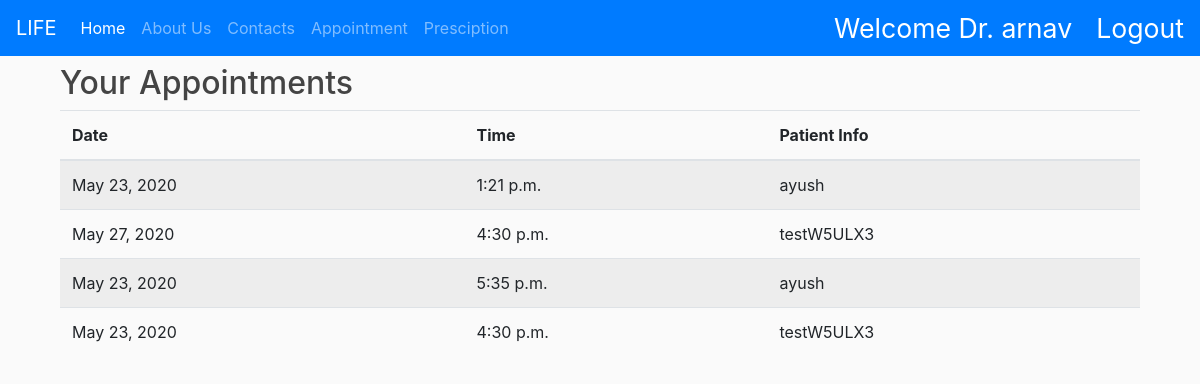
/appointments/d/ (signed in), run on the app's committed database.
### users/models.py (models this page shows, shortened)
class User(AbstractUser):
    registeras = models.CharField(choices=REGISTER_AS, max_length=2)
    def is_doctor(self):
        if self.registeras == 'D':
            return True
        else:
            return False
    def is_patient(self):
        if self.registeras == 'P':
            return True
        else:
            return False
    class Meta:
        ordering = ('id',)

### aspatal_app/models.py (models this page shows, shortened)
class Appointment(models.Model):
    date = models.DateField()
    time = models.TimeField()
    status = models.CharField(choices=[('Pending', 'Pending'), ('Completed', 'Completed')], max_length=10)
    patient = models.ForeignKey(User, on_delete=models.CASCADE, related_name='patient')
    doctor = models.ForeignKey(User, on_delete=models.CASCADE, related_name='doctor')

### aspatal_app/views.py (the view)
# urls.py: path("appointments/d/", views.AppointmentsForADoctorView.as_view(), name="doctor-appointments"),
class AppointmentsForADoctorView(LoginRequiredMixin, ListView):
    login_url = '/login/'
    redirect_field_name = 'account:login'
    def get_queryset(self):
        return Appointment.objects.filter(doctor=self.request.user)

### aspatal_app/templates/aspatal_app/appointment_list.html (shortened to what this page needs)
{% extends 'aspatal_app/index.html' %}
{% load crispy_forms_tags %}
{% block content %}
<div class="container">
    <h2>Your Appointments</h2>
    <div>
        {% if user.is_doctor %}
        <table class="table table-striped">
            <thead>
                <th>Date</th>
                <th>Time</th>
                <th>Patient Info</th>
            </thead>
            {% for obj in object_list %}
            <tr>
                <td>{{ obj.date }}</td>
                <td>{{ obj.time }}</td>
                <td>{{ obj.patient }}</td>
            </tr>
            {% endfor %}
        </table>
        {% endif %}
    </div>
</div>
{% endblock %}

### aspatal_app/templates/aspatal_app/index.html (shortened to what this page needs)
{% load static %}
<!doctype html>
<html lang="en">
<head>
  <link rel="stylesheet" href="https://stackpath.bootstrapcdn.com/bootstrap/4.3.1/css/bootstrap.min.css">
  <link rel="stylesheet"  type="text/css"  href="{% static 'aspatal_app/style.css' %}">
  <link rel="stylesheet" href="https://use.fontawesome.com/releases/v5.8.1/css/all.css">
</head>
<body>
{% if user.is_authenticated and user.is_patient %}
<nav class="navbar navbar-expand-lg navbar-dark bg-primary">
  <a class="navbar-brand" href="/">LIFE</a>
  <button class="navbar-toggler" type="button" data-toggle="collapse" data-target="#navbarSupportedContent" aria-controls="navbarSupportedContent" aria-expanded="false" aria-label="Toggle navigation">
    <span class="navbar-toggler-icon"></span>
  </button>
  <div class="collapse navbar-collapse" id="navbarSupportedContent">
    <ul class="navbar-nav mr-auto">
      <li class="nav-item active">
        <a class="nav-link" href="#">Home <span class="sr-only">(current)</span></a>
      </li>
      <li class="nav-item">
        <a class="nav-link" href="{% url 'aspatal_app:about' %}">About Us</a>
      </li>
      <li class="nav-item">
        <a class="nav-link" href="{% url 'aspatal_app:contact' %}">Contacts</a>
      </li>
      <li class="nav-item">
        <a class="nav-link" href="{% url 'aspatal_app:patient-appointments' %}">Your appointment's</a>
      </li>
      <li class="nav-item">
        <a class="nav-link" href="{% url 'aspatal_app:pat_payments' %}">Invoice and Payment</a>
      </li>
      <li class="nav-item">
        <a class="nav-link" href="{% url 'aspatal_app:med-history' %}">Medical history</a>
      </li>
    </ul>
    <a href="{% url 'users:profile' %}"style="color:white;font-size:20pt;" class="mr-4">Welcome {{user.username}}</a>
    <a href="{% url 'users:logout' %}" style="color:white;font-size:20pt;">Logout</a>
  </div>
</nav>
{% elif user.is_authenticated and user.is_doctor %}
<nav class="navbar navbar-expand-lg navbar-dark bg-primary">
  <a class="navbar-brand" href="/">LIFE</a>
  <div class="collapse navbar-collapse" id="navbarSupportedContent">
    <ul class="navbar-nav mr-auto">
      <li class="nav-item active">
        <a class="nav-link" href="#">Home <span class="sr-only">(current)</span></a>
      </li>
      <li class="nav-item">
        <a class="nav-link" href="{% url 'aspatal_app:about' %}">About Us</a>
      </li>
      <li class="nav-item">
        <a class="nav-link" href="{% url 'aspatal_app:contact' %}">Contacts</a>
      </li>
      <li class="nav-item">
        <a class="nav-link" href="{% url 'aspatal_app:doctor-appointments' %}">Appointment</a>
      </li>
      <li class="nav-item">
        <a class="nav-link" href="{% url 'aspatal_app:doc-prescriptions' %}">Presciption</a>
      </li>
    </ul>
    <a href="{% url 'users:doc-profile-pk' pk=user.pk %}"style="color:white;font-size:20pt;" class="mr-4">Welcome Dr. {{user.username}}</a>
    <a href="{% url 'users:logout' %}" style="color:white;font-size:20pt;">Logout</a>
  </div>
</nav>
    {% endif %}
<main role="main" class="container">
  <div class="row mt-2">
    <div class="col-md-12">
      {% block content %}{% endblock %}
    </div>
  </div>
</main>
</body>
</html>

### aspatal_app/static/aspatal_app/style.css (style rules this page uses)
body { background: #fafafa; color: #333333; }
h1, h2, h3, h4, h5, h6 { color: #444444; }
ul { margin: 0; }

### data on the page
User: username "arnav"
Appointment: date "May 23, 2020", time "1:21 p.m.", patient "ayush"
Appointment: date "May 27, 2020", time "4:30 p.m.", patient "testW5ULX3"
Appointment: date "May 23, 2020", time "5:35 p.m.", patient "ayush"
Appointment: date "May 23, 2020", time "4:30 p.m.", patient "testW5ULX3"
